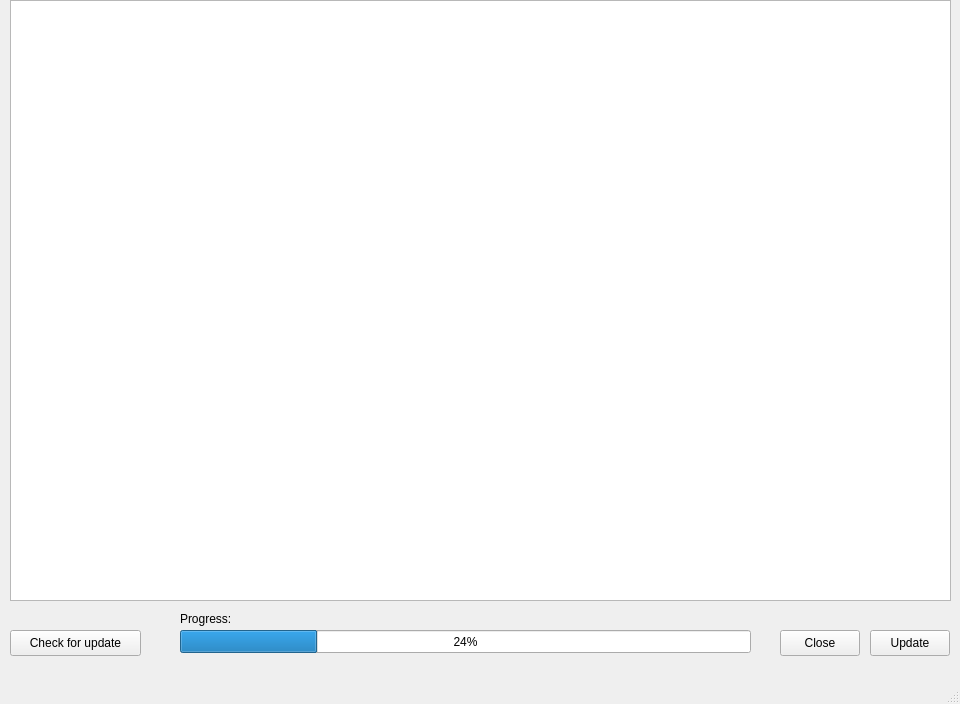
<?xml version="1.0" encoding="UTF-8"?>
<ui version="4.0">
 <class>EEUpdater</class>
 <widget class="QMainWindow" name="EEUpdater">
  <property name="geometry">
   <rect>
    <x>0</x>
    <y>0</y>
    <width>960</width>
    <height>704</height>
   </rect>
  </property>
  <property name="windowTitle">
   <string>Avouch Updater</string>
  </property>
  <widget class="QWidget" name="centralwidget">
   <widget class="QTableWidget" name="tableWidget">
    <property name="geometry">
     <rect>
      <x>10</x>
      <y>0</y>
      <width>941</width>
      <height>601</height>
     </rect>
    </property>
    <property name="sizeAdjustPolicy">
     <enum>QAbstractScrollArea::AdjustIgnored</enum>
    </property>
   </widget>
   <widget class="QPushButton" name="updateButton">
    <property name="geometry">
     <rect>
      <x>870</x>
      <y>630</y>
      <width>80</width>
      <height>26</height>
     </rect>
    </property>
    <property name="text">
     <string>Update</string>
    </property>
   </widget>
   <widget class="QProgressBar" name="progressBar">
    <property name="geometry">
     <rect>
      <x>180</x>
      <y>630</y>
      <width>571</width>
      <height>23</height>
     </rect>
    </property>
    <property name="value">
     <number>24</number>
    </property>
   </widget>
   <widget class="QPushButton" name="checkForUpdateButton">
    <property name="geometry">
     <rect>
      <x>10</x>
      <y>630</y>
      <width>131</width>
      <height>26</height>
     </rect>
    </property>
    <property name="text">
     <string>Check for update</string>
    </property>
   </widget>
   <widget class="QPushButton" name="closeButton">
    <property name="geometry">
     <rect>
      <x>780</x>
      <y>630</y>
      <width>80</width>
      <height>26</height>
     </rect>
    </property>
    <property name="text">
     <string>Close</string>
    </property>
   </widget>
   <widget class="QLabel" name="labelFinished">
    <property name="geometry">
     <rect>
      <x>180</x>
      <y>610</y>
      <width>571</width>
      <height>18</height>
     </rect>
    </property>
    <property name="text">
     <string>Progress:</string>
    </property>
   </widget>
  </widget>
  <widget class="QMenuBar" name="menubar">
   <property name="geometry">
    <rect>
     <x>0</x>
     <y>0</y>
     <width>960</width>
     <height>23</height>
    </rect>
   </property>
  </widget>
  <widget class="QStatusBar" name="statusbar"/>
 </widget>
 <resources/>
 <connections/>
</ui>
